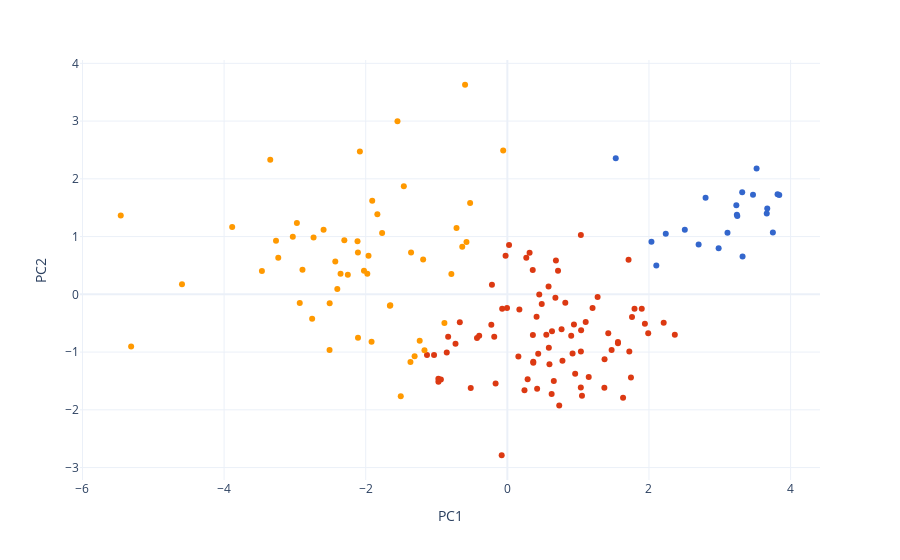

Notebook source saved alongside this figure:
### Markdown cell above
## Clustering

### Code cell
# Clustering avec K-Means
kmeans = KMeans(n_clusters=n_clusters, random_state=42)  # 3 clusters par exemple
kmeans.fit(df_standardise)
labels = kmeans.labels_

# Ajout des labels au dataframe
principal_df['cluster'] = labels

# Convertir les clusters en type catégoriel pour légende continue
principal_df["cluster"] = principal_df["cluster"].astype(str)

# Visualisation
fig_kmeans = px.scatter(
    template='plotly_white',
    data_frame=principal_df, 
    x='PC1', 
    y='PC2', 
    color='cluster', 
    hover_name='Country name',
    color_discrete_sequence=px.colors.qualitative.G10,
)
# Cacher la légende
fig_kmeans.update_layout(showlegend=False)
fig_kmeans.show()

### Figure 1 — Plotly figure (JSON) as saved in the notebook; plotly's stock layout.template omitted (floating-point values rounded to 4 significant figures)
{"data": [{"hovertemplate": "<b>%{hovertext}</b><br><br>cluster=2<br>PC1=%{x}<br>PC2=%{y}<extra></extra>", "hovertext": ["Finland", "Denmark", "Switzerland", "Iceland", "Norway", "Netherlands", "Sweden", "New Zealand", "Austria", "Luxembourg", "Canada", "Australia", "United Kingdom", "Ireland", "Germany", "United States", "United Arab Emirates", "Malta", "Singapore", "Uzbekistan", "Hong Kong S.A.R. of China"], "legendgroup": "2", "marker": {"color": "#3366CC", "symbol": "circle"}, "mode": "markers", "name": "2", "orientation": "v", "showlegend": true, "type": "scatter", "x": [3.75, 3.84, 3.663, 3.109, 3.816, 3.316, 3.469, 3.52, 2.984, 3.321, 3.241, 3.234, 2.799, 3.247, 2.701, 2.104, 2.237, 2.506, 3.67, 1.531, 2.035], "xaxis": "x", "y": [1.071, 1.72, 1.4, 1.064, 1.734, 1.768, 1.726, 2.18, 0.7977, 0.6546, 1.38, 1.544, 1.674, 1.358, 0.864, 0.5003, 1.047, 1.118, 1.485, 2.355, 0.9091], "yaxis": "y"}, {"hovertemplate": "<b>%{hovertext}</b><br><br>cluster=0<br>PC1=%{x}<br>PC2=%{y}<extra></extra>", "hovertext": ["Israel", "Costa Rica", "Czech Republic", "Belgium", "France", "Mexico", "Taiwan Province of China", "Uruguay", "Saudi Arabia", "Spain", "Guatemala", "Italy", "Brazil", "Slovenia", "El Salvador", "Kosovo", "Panama", "Slovakia", "Chile", "Bahrain", "Lithuania", "Trinidad and Tobago", "Poland", "Colombia", "Cyprus", "Nicaragua", "Romania", "Kuwait", "Mauritius", "Kazakhstan", "Estonia", "Philippines", "Hungary", "Thailand", "Argentina", "Honduras", "Latvia", "Ecuador", "Portugal", "Jamaica", "South Korea", "Japan", "Peru", "Serbia", "Bolivia", "Paraguay", "Dominican Republic", "Bosnia and Herzegovina", "Moldova", "Tajikistan", "Montenegro", "Russia", "Kyrgyzstan", "Belarus", "North Cyprus", "Greece", "Croatia", "Libya", "Mongolia", "Malaysia", "Vietnam", "Maldives", "Azerbaijan", "Macedonia", "Turkey", "China", "Turkmenistan", "Bulgaria", "Venezuela", "Algeria", "Albania", "Gabon", "South Africa", "Lebanon", "Armenia", "Jordan", "Namibia", "Ukraine", "Sri Lanka", "Botswana"], "legendgroup": "0", "marker": {"color": "#DC3912", "symbol": "circle"}, "mode": "markers", "name": "0", "orientation": "v", "showlegend": true, "type": "scatter", "x": [1.898, 1.942, 1.634, 2.208, 2.365, 1.039, 1.562, 1.796, 1.562, 1.722, 0.582, 1.149, 0.9015, 1.989, 0.4127, 0.3139, 1.373, 1.037, 0.9207, 1.711, 1.054, 0.9403, 1.472, 0.7781, 1.106, 0.6857, 0.6558, 1.425, 1.203, 1.041, 1.76, 0.4503, 0.7325, 1.038, 0.9575, 0.2673, 0.6255, 0.6303, 1.37, 0.5857, 0.5944, 1.745, 0.3662, 0.4356, -0.004582, 0.6785, 0.7655, -0.2264, -0.4289, -0.025, 0.1557, 0.2863, 0.02395, 0.3656, 1.274, -0.08013, 0.4205, 0.1696, -0.07319, 0.7155, 0.4855, 0.8181, 0.3606, -0.1853, -0.166, 0.5502, 0.3584, 0.2417, -0.5171, -0.9735, -0.6715, -0.9391, -0.8361, -0.9744, -0.7321, -0.3976, -1.035, -0.856, -0.2177, -1.135], "xaxis": "x", "y": [-0.2487, -0.508, -1.791, -0.491, -0.6982, -0.9898, -0.8458, -0.2497, -0.8258, -0.9891, 0.1371, -1.433, -0.7162, -0.6747, -0.3896, 0.7192, -1.123, -1.615, -1.024, 0.5992, -1.755, -0.5232, -0.9662, -1.151, -0.4813, 0.5839, -1.501, -0.6742, -0.2379, -0.6219, -0.3907, -0.002684, -1.925, 1.028, -1.377, 0.6326, -1.725, -0.6393, -1.618, -0.9258, -1.212, -1.441, -1.184, -1.03, -0.2366, -0.06127, -0.6052, -0.5263, -0.757, 0.6694, -1.077, -1.472, 0.8531, -1.17, -0.04542, -2.787, -1.637, -0.2626, -0.2507, 0.4075, -0.1676, -0.1465, -0.7056, -0.7344, -1.546, -0.7014, 0.4196, -1.66, -1.621, -1.514, -0.4832, -1.474, -0.7332, -1.463, -0.8561, -0.7191, -1.051, -1.007, 0.1659, -1.052], "yaxis": "y"}, {"hovertemplate": "<b>%{hovertext}</b><br><br>cluster=1<br>PC1=%{x}<br>PC2=%{y}<extra></extra>", "hovertext": ["Pakistan", "Indonesia", "Ivory Coast", "Benin", "Congo (Brazzaville)", "Ghana", "Nepal", "Morocco", "Cameroon", "Senegal", "Guinea", "Niger", "Laos", "Cambodia", "Bangladesh", "Iraq", "Burkina Faso", "Gambia", "Mali", "Nigeria", "Georgia", "Iran", "Mozambique", "Kenya", "Liberia", "Palestinian Territories", "Uganda", "Chad", "Tunisia", "Mauritania", "Congo (Kinshasa)", "Swaziland", "Myanmar", "Comoros", "Togo", "Ethiopia", "Madagascar", "Egypt", "Sierra Leone", "Burundi", "Zambia", "Haiti", "Lesotho", "India", "Malawi", "Yemen", "Tanzania", "Central African Republic", "Rwanda", "Zimbabwe", "South Sudan", "Afghanistan"], "legendgroup": "1", "marker": {"color": "#FF9900", "symbol": "circle"}, "mode": "markers", "name": "1", "orientation": "v", "showlegend": true, "type": "scatter", "x": [-1.189, -0.05878, -2.253, -2.737, -1.659, -1.36, -0.718, -1.17, -1.978, -1.653, -2.302, -2.595, -0.5261, -0.5774, -0.637, -1.238, -2.356, -2.083, -2.401, -2.025, -0.8889, -0.7908, -1.836, -1.462, -2.43, -1.368, -2.11, -3.466, -1.505, -2.109, -3.03, -1.918, -0.5974, -2.893, -3.235, -1.961, -2.932, -1.31, -3.267, -3.886, -2.116, -3.348, -2.757, -1.769, -2.972, -2.511, -1.908, -5.46, -1.552, -2.509, -4.595, -5.313], "xaxis": "x", "y": [0.6045, 2.491, 0.3374, 0.9853, -0.1971, 0.7227, 1.148, -0.9687, 0.3541, -0.1899, 0.938, 1.118, 1.58, 0.908, 0.8219, -0.8052, 0.3582, 2.474, 0.09081, 0.4096, -0.4985, 0.3498, 1.387, 1.87, 0.569, -1.173, 0.7258, 0.4044, -1.764, -0.7536, 0.9989, -0.8211, 3.629, 0.4241, 0.6316, 0.6697, -0.151, -1.072, 0.926, 1.164, 0.92, 2.33, -0.425, 1.06, 1.235, -0.963, 1.621, 1.365, 2.997, -0.1549, 0.176, -0.9025], "yaxis": "y"}], "layout": {"legend": {"title": {"text": "cluster"}, "tracegroupgap": 0}, "margin": {"t": 60}, "showlegend": false, "xaxis": {"anchor": "y", "domain": [0, 1], "title": {"text": "PC1"}}, "yaxis": {"anchor": "x", "domain": [0, 1], "title": {"text": "PC2"}}}}
